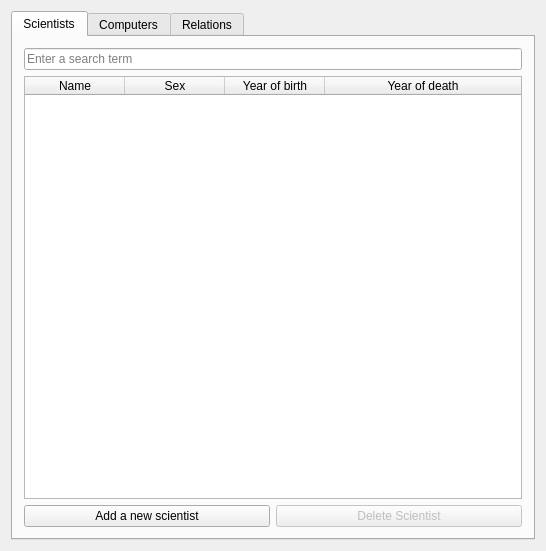
<?xml version="1.0" encoding="UTF-8"?>
<ui version="4.0">
 <class>MainWindow</class>
 <widget class="QMainWindow" name="MainWindow">
  <property name="geometry">
   <rect>
    <x>0</x>
    <y>0</y>
    <width>546</width>
    <height>551</height>
   </rect>
  </property>
  <property name="windowTitle">
   <string>MainWindow</string>
  </property>
  <widget class="QWidget" name="centralWidget">
   <property name="enabled">
    <bool>true</bool>
   </property>
   <layout class="QVBoxLayout" name="verticalLayout">
    <item>
     <widget class="QTabWidget" name="tabs">
      <property name="currentIndex">
       <number>0</number>
      </property>
      <widget class="QWidget" name="tabScientists">
       <attribute name="title">
        <string>Scientists</string>
       </attribute>
       <layout class="QVBoxLayout" name="verticalLayout_2">
        <item>
         <widget class="QLineEdit" name="inputScientistSearchTerm">
          <property name="dragEnabled">
           <bool>false</bool>
          </property>
          <property name="readOnly">
           <bool>false</bool>
          </property>
          <property name="placeholderText">
           <string>Enter a search term</string>
          </property>
         </widget>
        </item>
        <item>
         <widget class="QTableWidget" name="scientistTable">
          <property name="selectionBehavior">
           <enum>QAbstractItemView::SelectRows</enum>
          </property>
          <property name="sortingEnabled">
           <bool>true</bool>
          </property>
          <attribute name="horizontalHeaderShowSortIndicator" stdset="0">
           <bool>true</bool>
          </attribute>
          <attribute name="horizontalHeaderStretchLastSection">
           <bool>true</bool>
          </attribute>
          <attribute name="verticalHeaderVisible">
           <bool>false</bool>
          </attribute>
          <column>
           <property name="text">
            <string>Name</string>
           </property>
          </column>
          <column>
           <property name="text">
            <string>Sex</string>
           </property>
          </column>
          <column>
           <property name="text">
            <string>Year of birth</string>
           </property>
          </column>
          <column>
           <property name="text">
            <string>Year of death</string>
           </property>
          </column>
         </widget>
        </item>
        <item>
         <layout class="QHBoxLayout" name="horizontalLayout">
          <item>
           <widget class="QPushButton" name="buttonAddNewScientist">
            <property name="text">
             <string>Add a new scientist</string>
            </property>
           </widget>
          </item>
          <item>
           <widget class="QPushButton" name="buttonScientistDelete">
            <property name="enabled">
             <bool>false</bool>
            </property>
            <property name="text">
             <string>Delete Scientist</string>
            </property>
           </widget>
          </item>
         </layout>
        </item>
       </layout>
      </widget>
      <widget class="QWidget" name="tabComputers">
       <attribute name="title">
        <string>Computers</string>
       </attribute>
       <layout class="QVBoxLayout" name="verticalLayout_3">
        <item>
         <widget class="QLineEdit" name="inputComputerSearchTerm">
          <property name="placeholderText">
           <string>Enter a search term</string>
          </property>
         </widget>
        </item>
        <item>
         <widget class="QTableWidget" name="computerTable">
          <property name="selectionBehavior">
           <enum>QAbstractItemView::SelectRows</enum>
          </property>
          <property name="sortingEnabled">
           <bool>true</bool>
          </property>
          <attribute name="horizontalHeaderShowSortIndicator" stdset="0">
           <bool>true</bool>
          </attribute>
          <attribute name="horizontalHeaderStretchLastSection">
           <bool>true</bool>
          </attribute>
          <attribute name="verticalHeaderVisible">
           <bool>false</bool>
          </attribute>
          <attribute name="verticalHeaderStretchLastSection">
           <bool>false</bool>
          </attribute>
          <column>
           <property name="text">
            <string>Name</string>
           </property>
          </column>
          <column>
           <property name="text">
            <string>Type</string>
           </property>
          </column>
          <column>
           <property name="text">
            <string>Was it made?</string>
           </property>
          </column>
          <column>
           <property name="text">
            <string>Year Made</string>
           </property>
          </column>
         </widget>
        </item>
        <item>
         <layout class="QHBoxLayout" name="horizontalLayout_2">
          <item>
           <widget class="QPushButton" name="buttonAddNewComputer">
            <property name="text">
             <string>Add a new computer</string>
            </property>
           </widget>
          </item>
          <item>
           <widget class="QPushButton" name="buttonComputerDelete">
            <property name="enabled">
             <bool>false</bool>
            </property>
            <property name="text">
             <string>Delete Computer</string>
            </property>
           </widget>
          </item>
         </layout>
        </item>
       </layout>
      </widget>
      <widget class="QWidget" name="tablRelations">
       <attribute name="title">
        <string>Relations</string>
       </attribute>
       <layout class="QVBoxLayout" name="verticalLayout_4">
        <item>
         <widget class="QLineEdit" name="inputRelationSearchTerm">
          <property name="placeholderText">
           <string>Enter a search term</string>
          </property>
         </widget>
        </item>
        <item>
         <widget class="QLabel" name="labelRelationTo">
          <property name="text">
           <string>Search for relations to:</string>
          </property>
         </widget>
        </item>
        <item>
         <widget class="QComboBox" name="choiceRelateTo">
          <item>
           <property name="text">
            <string>All</string>
           </property>
          </item>
          <item>
           <property name="text">
            <string>Computers</string>
           </property>
          </item>
          <item>
           <property name="text">
            <string>Scientists</string>
           </property>
          </item>
         </widget>
        </item>
        <item>
         <widget class="QTableWidget" name="relationTable">
          <property name="sizeAdjustPolicy">
           <enum>QAbstractScrollArea::AdjustIgnored</enum>
          </property>
          <property name="editTriggers">
           <set>QAbstractItemView::NoEditTriggers</set>
          </property>
          <property name="selectionBehavior">
           <enum>QAbstractItemView::SelectRows</enum>
          </property>
          <property name="sortingEnabled">
           <bool>true</bool>
          </property>
          <attribute name="horizontalHeaderCascadingSectionResizes">
           <bool>true</bool>
          </attribute>
          <attribute name="horizontalHeaderDefaultSectionSize">
           <number>200</number>
          </attribute>
          <attribute name="horizontalHeaderMinimumSectionSize">
           <number>200</number>
          </attribute>
          <attribute name="horizontalHeaderStretchLastSection">
           <bool>true</bool>
          </attribute>
          <attribute name="verticalHeaderVisible">
           <bool>false</bool>
          </attribute>
          <attribute name="verticalHeaderCascadingSectionResizes">
           <bool>true</bool>
          </attribute>
          <column>
           <property name="text">
            <string>Computer</string>
           </property>
          </column>
          <column>
           <property name="text">
            <string>Scientist</string>
           </property>
          </column>
         </widget>
        </item>
        <item>
         <layout class="QHBoxLayout" name="horizontalLayout_3">
          <item>
           <widget class="QPushButton" name="buttonRelationDelete">
            <property name="enabled">
             <bool>false</bool>
            </property>
            <property name="text">
             <string>Delete relation</string>
            </property>
           </widget>
          </item>
         </layout>
        </item>
       </layout>
      </widget>
     </widget>
    </item>
   </layout>
  </widget>
 </widget>
 <layoutdefault spacing="6" margin="11"/>
 <resources/>
 <connections/>
</ui>
